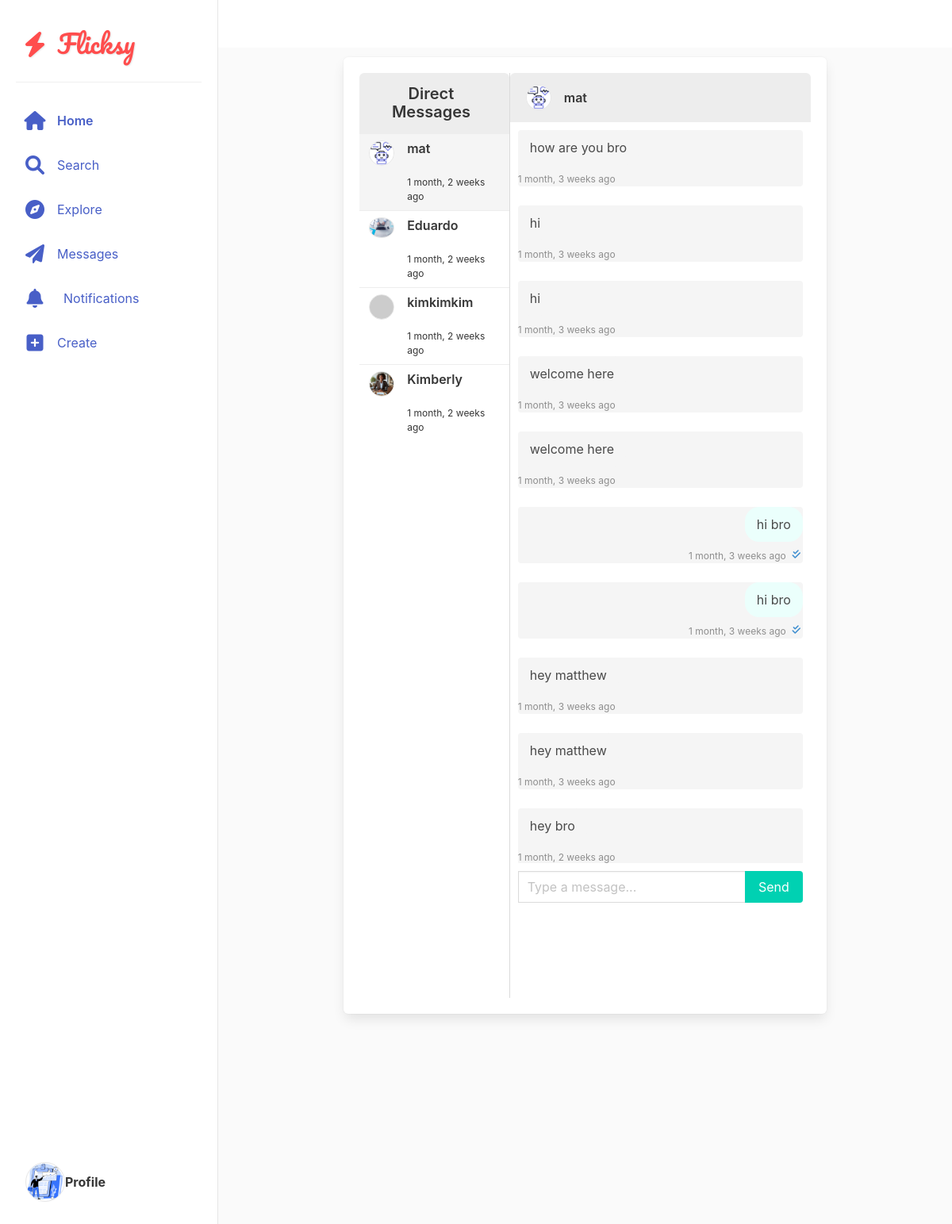
Screenshot of /direct-message/inbox/ (signed in) with the database file from the repository.
### account/models.py (models this page shows, shortened)
class Profile(models.Model):
  user = models.OneToOneField(User,on_delete=models.CASCADE,related_name='profile')
  first_name = models.CharField(max_length=100,null=True,blank=True)
  last_name = models.CharField(max_length=100,null=True,blank=True)
  location = models.CharField(max_length=100,null=True,blank=True)
  social_url = models.URLField(blank=True,null=True)
  profile_info = models.TextField(blank=True,null=True)
  created = models.DateField(auto_now_add=True)
  favorites = models.ManyToManyField(Post, related_name='favorited_by', blank=True)
  picture = models.ImageField(upload_to='profile_pictures',blank=True,null=True)

### direct_message/models.py (models this page shows, shortened)
class Message(models.Model):
    user = models.ForeignKey(User, on_delete=models.CASCADE, related_name='user')
    sender = models.ForeignKey(User, on_delete=models.CASCADE, related_name='from_user')
    recipient = models.ForeignKey(User, on_delete=models.CASCADE, related_name='to_user')
    body = models.TextField(max_length=1000)
    date = models.DateTimeField(auto_now_add=True)
    is_read = models.BooleanField(default=False)
    class Meta:
        ordering = ['-date']
    @classmethod
    def get_messages(cls, user):
        received_conversations = cls.objects.filter(recipient=user).values(
        'sender'
        ).annotate(
        last=Max('date'),
        unread_count=Count('id', filter=Q(is_read=False))
    ).order_by('-last')
        sent_conversations = cls.objects.filter(sender=user).values(
        'recipient'
    ).annotate(
        last=Max('date')
    ).order_by('-last')
        conversations = []
        participants = set()
        for conv in received_conversations:
            sender = User.objects.get(pk=conv['sender'])
            participants.add(sender)
            conversations.append({
            'user': sender,
            'last': conv['last'],
            'unread': conv['unread_count']
        })
        for conv in sent_conversations:
            recipient = User.objects.get(pk=conv['recipient'])
            if recipient not in participants:
                conversations.append({
                'user': recipient,
                'last': conv['last'],
                'unread': 0
            })
        conversations.sort(key=lambda x: x['last'], reverse=True)
        return conversations

### direct_message/views.py (the view)
# urls.py: path('inbox/', inbox, name='inbox'),
@login_required
def inbox(request):
    user = request.user
    conversations = Message.get_messages(user=user)
    active_direct = request.GET.get('active_direct')
    directs = None
    if conversations:
        if not active_direct:
            active_direct = conversations[0]['user'].username
        other_user = get_object_or_404(User, username=active_direct)
        directs = Message.objects.filter(
            (models.Q(sender=user) & models.Q(recipient=other_user)) |
            (models.Q(sender=other_user) & models.Q(recipient=user))
        ).order_by('date')
        Message.objects.filter(recipient=user, sender=other_user, is_read=False).update(is_read=True)
        for conv in conversations:
            if conv['user'].username == active_direct:
                conv['unread'] = 0
    context = {
        'conversations': conversations,
        'directs': directs,
        'active_direct': active_direct,
        'unread_total':sum(conv['unread'] for conv in conversations),
    }
    return render(request, 'direct_message/inbox.html', context)

### direct_message/views.py (called while the page is built)
def check_direct(request):
    directs_count = 0
    if request.user.is_authenticated:
        directs_count = Message.objects.filter(
            user=request.user, is_read=False
        ).count()
    return {'directs_count': directs_count}

### notifications/context_processors.py (called while the page is built)
def unread_notifications(request):
    if request.user.is_authenticated:
        return {
            'unread_notifications_count': Notification.objects.filter(
                recipient=request.user,
                is_seen=False
            ).count()
        }
    return {}

### direct_message/templates/direct_message/inbox.html (shortened to what this page needs)
{% extends 'base.html' %}
{% block content %}
<div class="columns is-centered" style="margin-top: 20px;">
    <div class="column is-8">
        <div class="box">
            <div class="columns is-gapless">
                <div class="column is-4" style="border-right: 1px solid #dbdbdb;">
                    <div class="panel-heading has-text-centered">
    <h1 class="title is-5" style="display: inline-block; margin-right: 8px;">Direct Messages</h1>
</div>
                    <div class="message-list" style="overflow-y: auto; height: 70vh;">
                        {% for conv in conversations %}
                        <a href="{% url 'inbox' %}?active_direct={{ conv.user.username }}"
                           class="panel-block {% if conv.user.username == active_direct %}is-active{% endif %}">
                            <div class="media">
                                <div class="media-left">
                                    <figure class="image is-32x32">
                                       {% if conv.user.profile.picture %}
    <img src="{{ conv.user.profile.picture.url }}"
         class="is-rounded"
         alt="{{ conv.user.username }}'s profile picture"
         width="32"
         height="32"
         style="border-radius: 50%; border: 1px solid #e6e6e6; object-fit: cover;">
{% else %}
    <img src="https://ui-avatars.com/api/?name={{ conv.user.username }}&background=random&size=32"
         class="is-rounded"
         alt="Default profile picture"
         width="32"
         height="32"
         style="border-radius: 50%; border: 1px solid #e6e6e6;">
{% endif %}
                                    </figure>
                                </div>
                                <div class="media-content">
                                    <p class="subtitle is-6">
                                        <strong>{{ conv.user.username }}</strong>
                                    </p>
                                    <p class="help">{{ conv.last|timesince }} ago</p>
                                </div>
                            </div>
                        </a>
                        {% empty %}
                        <div class="panel-block">
                            <p>No conversations yet</p>
                        </div>
                        {% endfor %}
                    </div>
                </div>
                <div class="column is-8">
                    {% if active_direct %}
                    <div class="conversation-header panel-heading">
                        <div class="media is-align-items-center">
                            <div class="media-left">
    <figure class="image is-32x32">
        {% if directs.first %}
            {% if directs.first.sender == request.user %}
                {% with other_user=directs.first.recipient %}
                    {% if other_user.profile.picture %}
                        <img src="{{ other_user.profile.picture.url }}"
                             class="is-rounded"
                             alt="{{ other_user.username }}'s profile picture"
                             width="32"
                             height="32"
                             style="border-radius: 50%; border: 1px solid #e6e6e6; object-fit: cover;">
                    {% else %}
                        <img src="https://ui-avatars.com/api/?name={{ other_user.username }}&background=random&size=32"
                             class="is-rounded"
                             alt="Default profile picture"
                             width="32"
                             height="32"
                             style="border-radius: 50%; border: 1px solid #e6e6e6;">
                    {% endif %}
                {% endwith %}
            {% else %}
                {% with other_user=directs.first.sender %}
                    {% if other_user.profile.picture %}
                        <img src="{{ other_user.profile.picture.url }}"
                             class="is-rounded"
                             alt="{{ other_user.username }}'s profile picture"
                             width="32"
                             height="32"
                             style="border-radius: 50%; border: 1px solid #e6e6e6; object-fit: cover;">
                    {% endif %}
                {% endwith %}
            {% endif %}
        {% endif %}
    </figure>
</div>
                            <div class="media-content">
                                <p class="subtitle is-6">
                                    <strong>{{ active_direct }}</strong>
                                </p>
                            </div>
                        </div>
                    </div>
                    <div class="conversation-messages" style="overflow-y: auto; height: 60vh; padding: 10px;">
                        {% for direct in directs %}
                        <div class="message {% if direct.sender == request.user %}is-sent{% else %}is-received{% endif %}">
                            <div class="message-content {% if direct.sender == request.user %}has-background-primary-light{% else %}has-background-light{% endif %}">
                                {{ direct.body }}
                            </div>
                            <div class="message-time">
                                <span class="help">{{ direct.date|timesince }} ago</span>
                                {% if direct.sender == request.user %}
                                    {% if direct.is_read %}
                                    <span class="icon is-small has-text-info">
                                        <i class="fas fa-check-double"></i>
                                    </span>
                                    {% else %}
                                    <span class="icon is-small has-text-grey">
                                        <i class="fas fa-check"></i>
                                    </span>
                                    {% endif %}
                                {% endif %}
                            </div>
                        </div>
                        {% endfor %}
                    </div>
                    <div class="conversation-compose" style="padding: 10px;">
                        <form method="post" action="{% url 'send_direct' %}" class="field has-addons">
                            <div class="control is-expanded">
                                <input class="input" type="text" name="body" placeholder="Type a message..." required autofocus>
                            </div>
                            <div class="control">
                                <button type="submit" class="button is-primary">Send</button>
                            </div>
                        </form>
                    </div>
                    {% endif %}
                </div>
            </div>
        </div>
    </div>
</div>
{% endblock %}

### post/templates/nav.html (shortened to what this page needs)
<nav class="side-nav" role="navigation" aria-label="main navigation">
     <div class="nav-logo">
      <i class="fas fa-bolt" style="color: #ff4d4d; margin-right: 8px;"></i>
      Flicksy
    </div>
    <div class="nav-menu">
        <a href="{% url 'home' %}" class="nav-item active">
            <span class="icon">
                <i class="fas fa-home"></i>
            </span>
            <span class="nav-label">Home</span>
        </a>
        <a href="{% url 'search_users' %}" class="nav-item">
            <span class="icon">
                <i class="fas fa-search"></i>
            </span>
            <span class="nav-label">Search</span>
        </a>
        <a href="{% url 'explore_users' %}" class="nav-item">
            <span class="icon">
                <i class="fas fa-compass"></i>
            </span>
            <span class="nav-label">Explore</span>
        </a>
     <a href="{% url 'inbox' %}" class="nav-item" style="display: inline-flex; align-items: center; position: relative;">
    <span class="icon">
        <i class="fas fa-paper-plane"></i>
    </span>
    <span class="nav-label" style="margin-right: 8px;">Messages</span>
</a>
<a href="{% url 'notifications-list' %}" class="nav-item is-flex is-align-items-center">
    <span class="icon is-relative">
        <i class="fas fa-bell"></i>
    </span>
    <span class="nav-label ml-2">Notifications</span>
</a>
        <a href="{% url 'new_post' %}" class="nav-item">
            <span class="icon">
                <i class="fas fa-plus-square"></i>
            </span>
            <span class="nav-label">Create</span>
        </a>
        {% if user.is_authenticated %}
        <div class="nav-profile">
             {% if request.user.profile.picture %}
    <img src="{{ request.user.profile.picture.url }}"
         class="is-rounded"
         alt="{{ request.user.username }}'s profile picture"
         width="50"
         height="50" style="border-radius: 50%; border: 1px solid #e6e6e6;">
{% else %}
    <img src="https://ui-avatars.com/api/?name={{ request.user.username }}&background=random&size=50"
         class="is-rounded"
         alt="Default profile picture"
         width="50"
         height="50">
{% endif %}
            <span class="nav-label"> <strong>Profile</strong></span>
        </div>
        {% endif %}
    </div>
</nav>
<main class="main-content" style="margin-left: 275px; padding: 20px;">
</main>

### post/templates/base.html (style rules this page uses)
.main-content { display: flex; justify-content: center; gap: 20px; max-width: 1200px; margin: 0 auto; padding: 20px; }

### post/templates/nav.html (style rules this page uses)
.side-nav { position: fixed; left: 0; top: 0; bottom: 0; width: 275px; background: white; border-right: 1px solid #e6e6e6; padding: 30px 20px; display: flex; flex-direction: column; z-index: 100; transition: all 0.3s ease; }
.nav-logo { padding: 0 12px 25px; margin-bottom: 20px; border-bottom: 1px solid #f0f0f0; }
.nav-menu { flex-grow: 1; display: flex; flex-direction: column; }
.nav-item { display: flex; align-items: center; padding: 12px; margin: 4px 0; border-radius: 8px; transition: all 0.2s ease; }
.nav-item.active { font-weight: 600; }
.nav-item .icon { width: 24px; height: 24px; font-size: 1.5rem; margin-right: 16px; display: flex; align-items: center; justify-content: center; }
.nav-item .nav-label { font-size: 16px; }
.nav-profile { display: flex; align-items: center; padding: 12px; margin-top: auto; position: relative; }
.nav-logo { font-family: 'Pacifico', cursive; font-size: 2rem; color: #ff4d4d; text-shadow: 1px 1px 2px rgba(0,0,0,0.1); cursor: pointer; transition: transform 0.2s ease; }

### direct_message/templates/direct_message/inbox.html (style rules this page uses)
.is-rounded { border-radius: 50%; overflow: hidden; }
.message-list .panel-block { border-radius: 0; border-left: none; border-right: none; border-top: none; }
.message-list .panel-block.is-active { background-color: #f5f5f5; }
.message { margin-bottom: 15px; display: flex; flex-direction: column; }
.message.is-sent { align-items: flex-end; }
.message.is-received { align-items: flex-start; }
.message-content { padding: 10px 15px; border-radius: 18px; max-width: 70%; word-break: break-word; }
.message-time { font-size: 0.75rem; margin-top: 5px; color: #8e8e8e; display: flex; align-items: center; }
.message-time .icon { margin-left: 5px; }

### rows the page displays
Message: body "how are you bro", date "1 month, 3 weeks"
Message: body "hi", date "1 month, 3 weeks"
Message: body "hi", date "1 month, 3 weeks"
Message: body "welcome here", date "1 month, 3 weeks"
Message: body "welcome here", date "1 month, 3 weeks"
Message: body "hi bro", date "1 month, 3 weeks", is_read True (drawn)
Message: body "hi bro", date "1 month, 3 weeks", is_read True (drawn)
Message: body "hey matthew", date "1 month, 3 weeks"
Message: body "hey matthew", date "1 month, 3 weeks"
Message: body "hey bro", date "1 month, 2 weeks"

### other values shown
{{ conv.user.username }} "mat"
{{ conv.last|timesince }} "1 month, 2 weeks"
{{ conv.user.username }} "Eduardo"
{{ conv.user.username }} "kimkimkim"
{{ conv.user.username }} "Kimberly"
{{ active_direct }} "mat"
